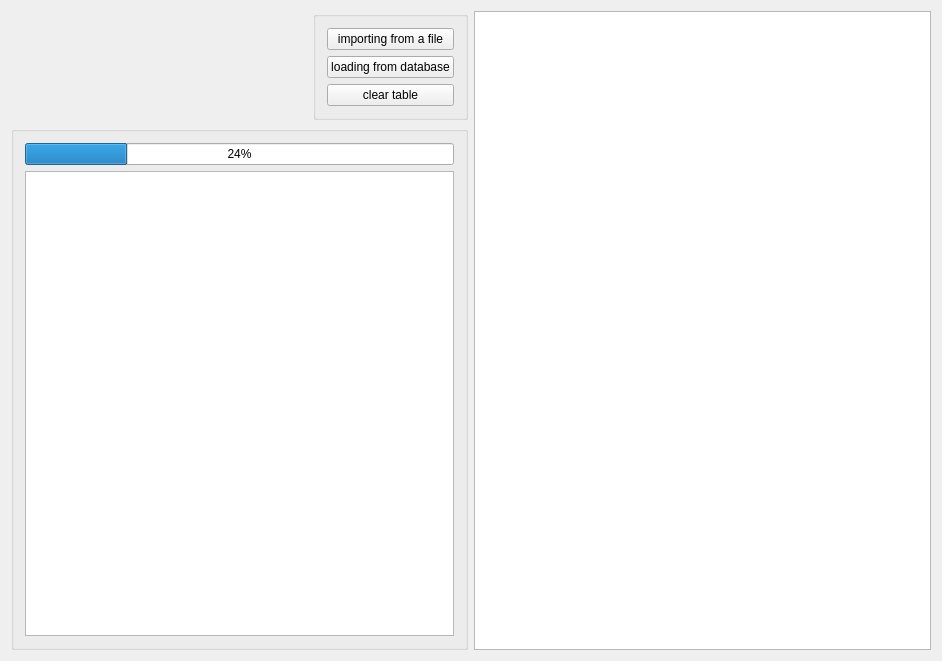
<?xml version="1.0" encoding="UTF-8"?>
<ui version="4.0">
 <class>Window</class>
 <widget class="QWidget" name="Window">
  <property name="geometry">
   <rect>
    <x>0</x>
    <y>0</y>
    <width>942</width>
    <height>661</height>
   </rect>
  </property>
  <property name="windowTitle">
   <string>Window</string>
  </property>
  <layout class="QHBoxLayout" name="horizontalLayout">
   <item>
    <layout class="QVBoxLayout" name="verticalLayout_3">
     <item>
      <layout class="QHBoxLayout" name="horizontalLayout_2">
       <item>
        <spacer name="horizontalSpacer">
         <property name="orientation">
          <enum>Qt::Horizontal</enum>
         </property>
         <property name="sizeHint" stdset="0">
          <size>
           <width>40</width>
           <height>20</height>
          </size>
         </property>
        </spacer>
       </item>
       <item>
        <widget class="QGroupBox" name="groupBox">
         <property name="title">
          <string/>
         </property>
         <layout class="QVBoxLayout" name="verticalLayout">
          <item>
           <widget class="QPushButton" name="pb_loadData">
            <property name="text">
             <string>importing from a file</string>
            </property>
           </widget>
          </item>
          <item>
           <widget class="QPushButton" name="pb_loadDb">
            <property name="text">
             <string>loading from database</string>
            </property>
           </widget>
          </item>
          <item>
           <widget class="QPushButton" name="pb_clearTable">
            <property name="text">
             <string>clear table</string>
            </property>
           </widget>
          </item>
         </layout>
        </widget>
       </item>
      </layout>
     </item>
     <item>
      <widget class="QGroupBox" name="groupBox_2">
       <property name="title">
        <string/>
       </property>
       <layout class="QVBoxLayout" name="verticalLayout_2">
        <item>
         <widget class="QProgressBar" name="progressLoadData">
          <property name="value">
           <number>24</number>
          </property>
         </widget>
        </item>
        <item>
         <widget class="QTextEdit" name="infoData"/>
        </item>
       </layout>
      </widget>
     </item>
    </layout>
   </item>
   <item>
    <widget class="QTableView" name="table">
     <property name="editTriggers">
      <set>QAbstractItemView::AnyKeyPressed|QAbstractItemView::DoubleClicked|QAbstractItemView::EditKeyPressed|QAbstractItemView::SelectedClicked</set>
     </property>
    </widget>
   </item>
  </layout>
 </widget>
 <layoutdefault spacing="6" margin="11"/>
 <resources/>
 <connections/>
</ui>
